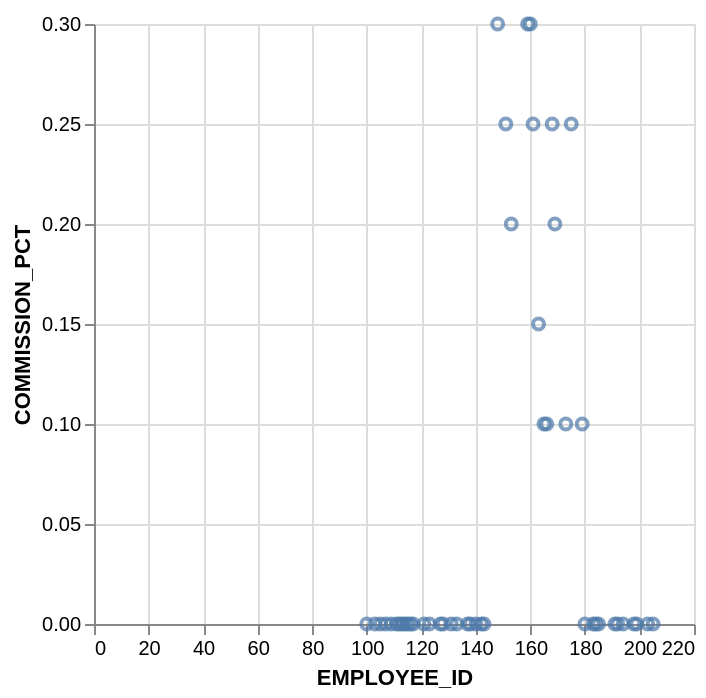

The Vega-Lite source for this figure:
### Vega-Lite specification from a JSON file in a GitHub repository (floating-point values rounded to 4 significant figures)
{"data": {"values": [{"x_data": 100, "y_data": 0}, {"x_data": 205, "y_data": 0}, {"x_data": 168, "y_data": 0.25}, {"x_data": 114, "y_data": 0}, {"x_data": 148, "y_data": 0.3}, {"x_data": 169, "y_data": 0.2}, {"x_data": 151, "y_data": 0.25}, {"x_data": 163, "y_data": 0.15}, {"x_data": 103, "y_data": 0}, {"x_data": 109, "y_data": 0}, {"x_data": 175, "y_data": 0.25}, {"x_data": 121, "y_data": 0}, {"x_data": 153, "y_data": 0.2}, {"x_data": 159, "y_data": 0.3}, {"x_data": 112, "y_data": 0}, {"x_data": 111, "y_data": 0}, {"x_data": 160, "y_data": 0.3}, {"x_data": 161, "y_data": 0.25}, {"x_data": 113, "y_data": 0}, {"x_data": 165, "y_data": 0.1}, {"x_data": 123, "y_data": 0}, {"x_data": 203, "y_data": 0}, {"x_data": 166, "y_data": 0.1}, {"x_data": 179, "y_data": 0.1}, {"x_data": 173, "y_data": 0.1}, {"x_data": 105, "y_data": 0}, {"x_data": 107, "y_data": 0}, {"x_data": 184, "y_data": 0}, {"x_data": 185, "y_data": 0}, {"x_data": 192, "y_data": 0}, {"x_data": 137, "y_data": 0}, {"x_data": 133, "y_data": 0}, {"x_data": 138, "y_data": 0}, {"x_data": 180, "y_data": 0}, {"x_data": 194, "y_data": 0}, {"x_data": 115, "y_data": 0}, {"x_data": 142, "y_data": 0}, {"x_data": 116, "y_data": 0}, {"x_data": 117, "y_data": 0}, {"x_data": 183, "y_data": 0}, {"x_data": 143, "y_data": 0}, {"x_data": 198, "y_data": 0}, {"x_data": 199, "y_data": 0}, {"x_data": 131, "y_data": 0}, {"x_data": 140, "y_data": 0}, {"x_data": 191, "y_data": 0}, {"x_data": 127, "y_data": 0}, {"x_data": 128, "y_data": 0}]}, "mark": "point", "encoding": {"x": {"field": "x_data", "type": "quantitative", "title": "EMPLOYEE_ID"}, "y": {"field": "y_data", "type": "quantitative", "title": "COMMISSION_PCT"}}}
